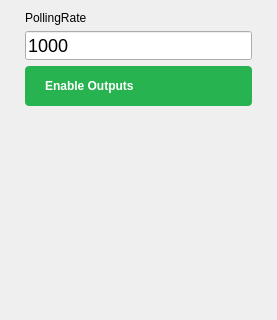
<?xml version="1.0" encoding="UTF-8"?>
<ui version="4.0">
 <class>DigitalIoMenu</class>
 <widget class="QWidget" name="DigitalIoMenu">
  <property name="geometry">
   <rect>
    <x>0</x>
    <y>0</y>
    <width>277</width>
    <height>320</height>
   </rect>
  </property>
  <property name="windowTitle">
   <string>Form</string>
  </property>
  <property name="styleSheet">
   <string notr="true">QLineEdit
{
  font-size: 18px;
  line-height: 21px;
  border-bottom: 1px solid rgba(255,255,255,100);
}

</string>
  </property>
  <layout class="QVBoxLayout" name="verticalLayout">
   <property name="leftMargin">
    <number>25</number>
   </property>
   <property name="rightMargin">
    <number>25</number>
   </property>
   <property name="bottomMargin">
    <number>2</number>
   </property>
   <item>
    <widget class="QLabel" name="label">
     <property name="text">
      <string>PollingRate</string>
     </property>
    </widget>
   </item>
   <item>
    <widget class="QLineEdit" name="lineEdit">
     <property name="text">
      <string>1000</string>
     </property>
    </widget>
   </item>
   <item>
    <widget class="QPushButton" name="enableOutputs_PB">
     <property name="styleSheet">
      <string notr="true">QPushButton {
  width: 80px;
  height: 40px;
  border-radius: 4px;
  background-color: #27b34f;
  color: white;
  
  font-weight: bold;

  text-align: left;
  padding-left: 20px;
  padding-right: 20px;
}

QPushButton::checked {
  background-color: #F45000;
}

QPushButton:disabled {
background-color: grey;
}</string>
     </property>
     <property name="text">
      <string>Enable Outputs</string>
     </property>
     <property name="checkable">
      <bool>true</bool>
     </property>
    </widget>
   </item>
   <item>
    <spacer name="verticalSpacer">
     <property name="orientation">
      <enum>Qt::Vertical</enum>
     </property>
     <property name="sizeHint" stdset="0">
      <size>
       <width>20</width>
       <height>40</height>
      </size>
     </property>
    </spacer>
   </item>
  </layout>
 </widget>
 <resources/>
 <connections/>
</ui>
